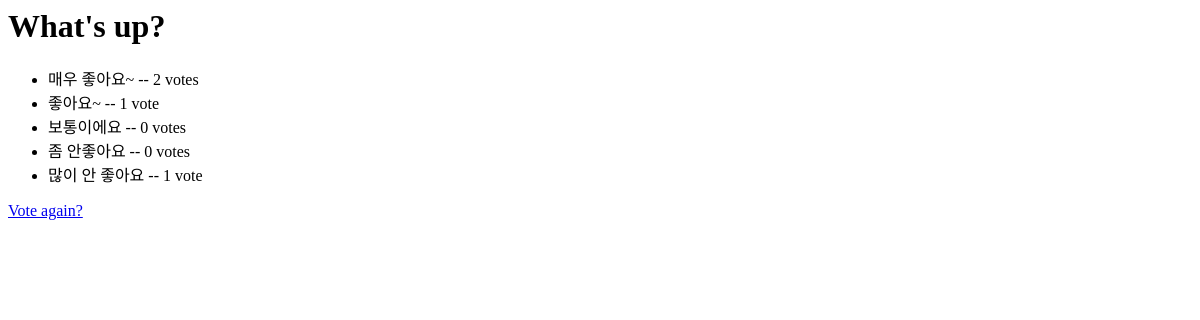
/polls/1/results/, run on an earlier commit of the app's database.
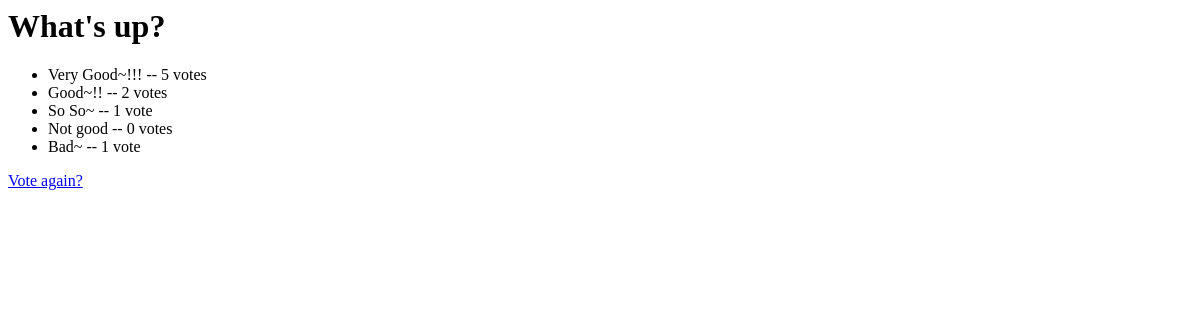
And on a later commit of the database.
### polls/models.py (models this page shows, shortened)
class Question(models.Model) :
    question_text = models.CharField(max_length=200)
    pub_date = models.DateTimeField('date published')
    def was_published_recently(self):
        now = timezone.now()
        return self.pub_date >= timezone.now() - datetime.timedelta(days=1)
    was_published_recently.admin_order_field = 'pub_date'
    was_published_recently.boolean = True
    was_published_recently.short_description = 'Published Recently?'

class Choice(models.Model):
    question = models.ForeignKey(Question, on_delete=models.CASCADE)
    choice_text = models.CharField(max_length=200)
    votes = models.IntegerField(default=0)

### polls/views.py (the view)
# urls.py: url(r'(?P<question_id>[0-9]+)/results/$', views.results, name='results'),
def results(request, question_id):
    question = get_object_or_404(Question, pk=question_id)
    return render(request, 'polls/results.html', {'question': question})

### polls/templates/polls/results.html
<h1>{{ question.question_text }}</h1>
<ul>
{% for choice in question.choice_set.all %}
    <li>{{ choice.choice_text }} -- {{ choice.votes }} vote{{ choice.votes|pluralize }}</li>
{% endfor %}
</ul>
<a href="{% url 'polls:detail' question.id %}">Vote again?</a>

What changed in the data, as far as the page shows it:
removed Choice: choice_text "매우 좋아요~", votes "2"
removed Choice: choice_text "좋아요~", votes "1"
removed Choice: choice_text "보통이에요", votes "0"
removed Choice: choice_text "좀 안좋아요", votes "0"
removed Choice: choice_text "많이 안 좋아요", votes "1"
added Choice: choice_text "Very Good~!!!", votes "5"
added Choice: choice_text "Good~!!", votes "2"
added Choice: choice_text "So So~", votes "1"
added Choice: choice_text "Not good", votes "0"
added Choice: choice_text "Bad~", votes "1"
